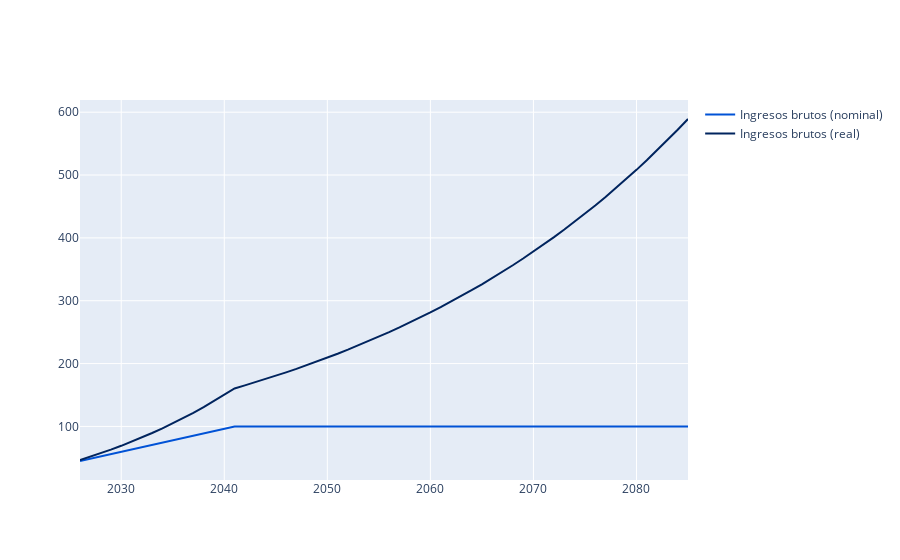

The notebook cell this image was saved under:
### Code cell
fig = go.Figure()

data = model.get_data()
data_dict = {row.name:list(row.values.values()) for row in data}

x = [model.period(t) for t in range(model.periods)]

fig.add_trace(go.Scatter(x=x, y=data_dict['ingresos_brutos_nominal'], name='Ingresos brutos (nominal)', marker_color='#0052d6'))
fig.add_trace(go.Scatter(x=x, y=data_dict['ingresos_brutos_real'], name='Ingresos brutos (real)', marker_color='#00245e'))


fig.show()
